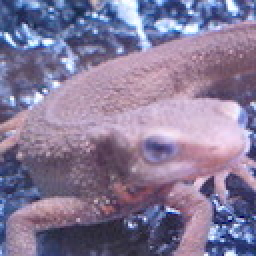
#> input picture ImageProcessing100Wen/Question_71_80/imori.jpg, 128 x 128 px, found by its file name (shown 2 times larger)
$ python answer_79.py
#> lines starting #> are read from the running program, lines starting #| are printed output that depends on the picture
import cv2
import numpy as np
import matplotlib.pyplot as plt

# Grayscale
def BGR2GRAY(img):
	# Grayscale
	gray = 0.2126 * img[..., 2] + 0.7152 * img[..., 1] + 0.0722 * img[..., 0]
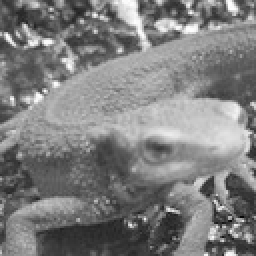
#> gray: shape (128, 128) float32 (shown 2 times larger); min 6.71, max 254.4, mean 126.7
	return gray

# Gabor
def Gabor_filter(K_size=111, Sigma=10, Gamma=1.2, Lambda=10, Psi=0, angle=0):
	# get half size
	d = K_size // 2

	# prepare kernel
	gabor = np.zeros((K_size, K_size), dtype=np.float32)

	# each value
	for y in range(K_size):
		for x in range(K_size):
			# distance from center
			px = x - d
			py = y - d

			# degree -> radian
			theta = angle / 180. * np.pi

			# get kernel x
			_x = np.cos(theta) * px + np.sin(theta) * py

			# get kernel y
			_y = -np.sin(theta) * px + np.cos(theta) * py

			# fill kernel
			gabor[y, x] = np.exp(-(_x**2 + Gamma**2 * _y**2) / (2 * Sigma**2)) * np.cos(2*np.pi*_x/Lambda + Psi)

	# kernel normalization
	gabor /= np.sum(np.abs(gabor))

	return gabor


def Gabor_filtering(gray, K_size=111, Sigma=10, Gamma=1.2, Lambda=10, Psi=0, angle=0):
    # get shape
    H, W = gray.shape

    # padding
    gray = np.pad(gray, (K_size//2, K_size//2), 'constant')

    # prepare out image
    out = np.zeros((H, W), dtype=np.float32)

    # get gabor filter
    gabor = Gabor_filter(K_size=K_size, Sigma=Sigma, Gamma=Gamma, Lambda=Lambda, Psi=0, angle=angle)
    print(gabor)

    # filtering
    for y in range(H):
        for x in range(W):
            out[y, x] = np.sum(gray[y : y + K_size, x : x + K_size] * gabor)

    out = np.clip(out, 0, 255)
    out = out.astype(np.uint8)

    return out


def Gabor_process(img):
    # gray scale
    gray = BGR2GRAY(img).astype(np.float32)

    # define angle
    As = [0, 45, 90, 135]

    # prepare pyplot
    plt.subplots_adjust(left=0, right=1, top=1, bottom=0, hspace=0, wspace=0.2)

    # each angle
    for i, A in enumerate(As):
        # gabor filtering
        print(A)
        out = Gabor_filtering(gray, K_size=11, Sigma=1.5, Gamma=1.2, Lambda=3, angle=A)

        plt.subplot(1, 4, i+1)
        plt.imshow(out, cmap='gray')
        plt.axis('off')
        plt.title("Angle "+str(A))
#> this loop made 4 passes
#> pass 1, in Gabor_filtering, `gray = np.pad(gray, (K_size//2, K_size//2), 'constant')`:
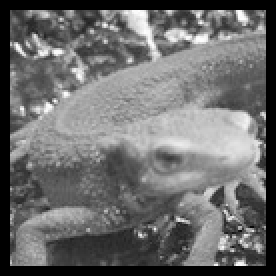
#> gray: shape (138, 138) float32 (shown 2 times larger); min 0, max 254.4, mean 109
#> pass 1, in Gabor_process, `out = Gabor_filtering(gray, K_size=11, Sigma=1.5, Gamma=1.2, Lambda=3,..`:
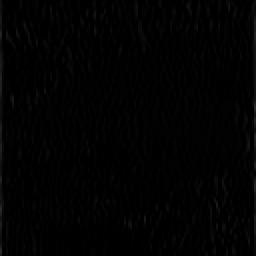
#> out: shape (128, 128) (shown 2 times larger); min 0, max 44, mean 2
#> pass 2, in Gabor_process, `out = Gabor_filtering(gray, K_size=11, Sigma=1.5, Gamma=1.2, Lambda=3,..`:
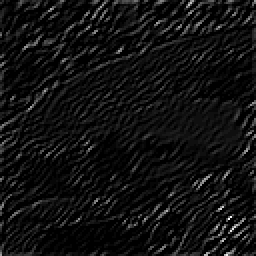
#> out: shape (128, 128) (shown 2 times larger); min 0, max 33, mean 2.2; drawn with min black and max white

    plt.savefig("out.png")
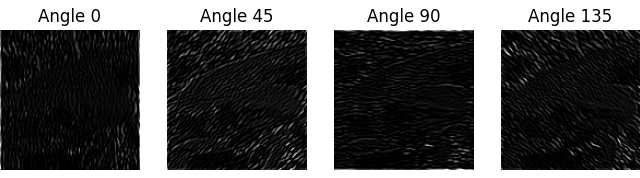
#> figure drawn by matplotlib, 4 panels
    plt.show()

# Read image
img = cv2.imread("imori.jpg").astype(np.float32)

# gabor process
Gabor_process(img)
